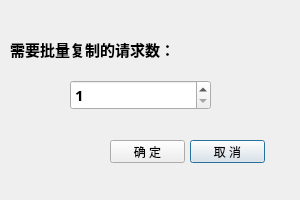
<?xml version="1.0" encoding="UTF-8"?>
<ui version="4.0">
 <class>CopyRequestByPatch_Dialog</class>
 <widget class="QDialog" name="CopyRequestByPatch_Dialog">
  <property name="geometry">
   <rect>
    <x>0</x>
    <y>0</y>
    <width>300</width>
    <height>200</height>
   </rect>
  </property>
  <property name="windowTitle">
   <string>Dialog</string>
  </property>
  <widget class="QSpinBox" name="copyRequestSpinBox">
   <property name="geometry">
    <rect>
     <x>70</x>
     <y>80</y>
     <width>141</width>
     <height>30</height>
    </rect>
   </property>
   <property name="minimumSize">
    <size>
     <width>60</width>
     <height>30</height>
    </size>
   </property>
   <property name="font">
    <font>
     <family>微软雅黑</family>
     <pointsize>11</pointsize>
     <weight>75</weight>
     <bold>true</bold>
    </font>
   </property>
   <property name="minimum">
    <number>1</number>
   </property>
   <property name="maximum">
    <number>100000000</number>
   </property>
  </widget>
  <widget class="QPushButton" name="cancelPushButton">
   <property name="geometry">
    <rect>
     <x>190</x>
     <y>140</y>
     <width>75</width>
     <height>23</height>
    </rect>
   </property>
   <property name="text">
    <string>取 消</string>
   </property>
  </widget>
  <widget class="QLabel" name="copyRequestLabel">
   <property name="geometry">
    <rect>
     <x>10</x>
     <y>40</y>
     <width>211</width>
     <height>18</height>
    </rect>
   </property>
   <property name="font">
    <font>
     <family>微软雅黑</family>
     <pointsize>11</pointsize>
     <weight>75</weight>
     <bold>true</bold>
     <kerning>true</kerning>
    </font>
   </property>
   <property name="text">
    <string>需要批量复制的请求数：</string>
   </property>
  </widget>
  <widget class="QPushButton" name="assignPushButton">
   <property name="geometry">
    <rect>
     <x>110</x>
     <y>140</y>
     <width>75</width>
     <height>23</height>
    </rect>
   </property>
   <property name="text">
    <string>确 定</string>
   </property>
  </widget>
 </widget>
 <resources/>
 <connections>
  <connection>
   <sender>assignPushButton</sender>
   <signal>clicked()</signal>
   <receiver>CopyRequestByPatch_Dialog</receiver>
   <slot>accept()</slot>
   <hints>
    <hint type="sourcelabel">
     <x>147</x>
     <y>151</y>
    </hint>
    <hint type="destinationlabel">
     <x>149</x>
     <y>99</y>
    </hint>
   </hints>
  </connection>
  <connection>
   <sender>cancelPushButton</sender>
   <signal>clicked()</signal>
   <receiver>CopyRequestByPatch_Dialog</receiver>
   <slot>reject()</slot>
   <hints>
    <hint type="sourcelabel">
     <x>227</x>
     <y>151</y>
    </hint>
    <hint type="destinationlabel">
     <x>149</x>
     <y>99</y>
    </hint>
   </hints>
  </connection>
 </connections>
</ui>
